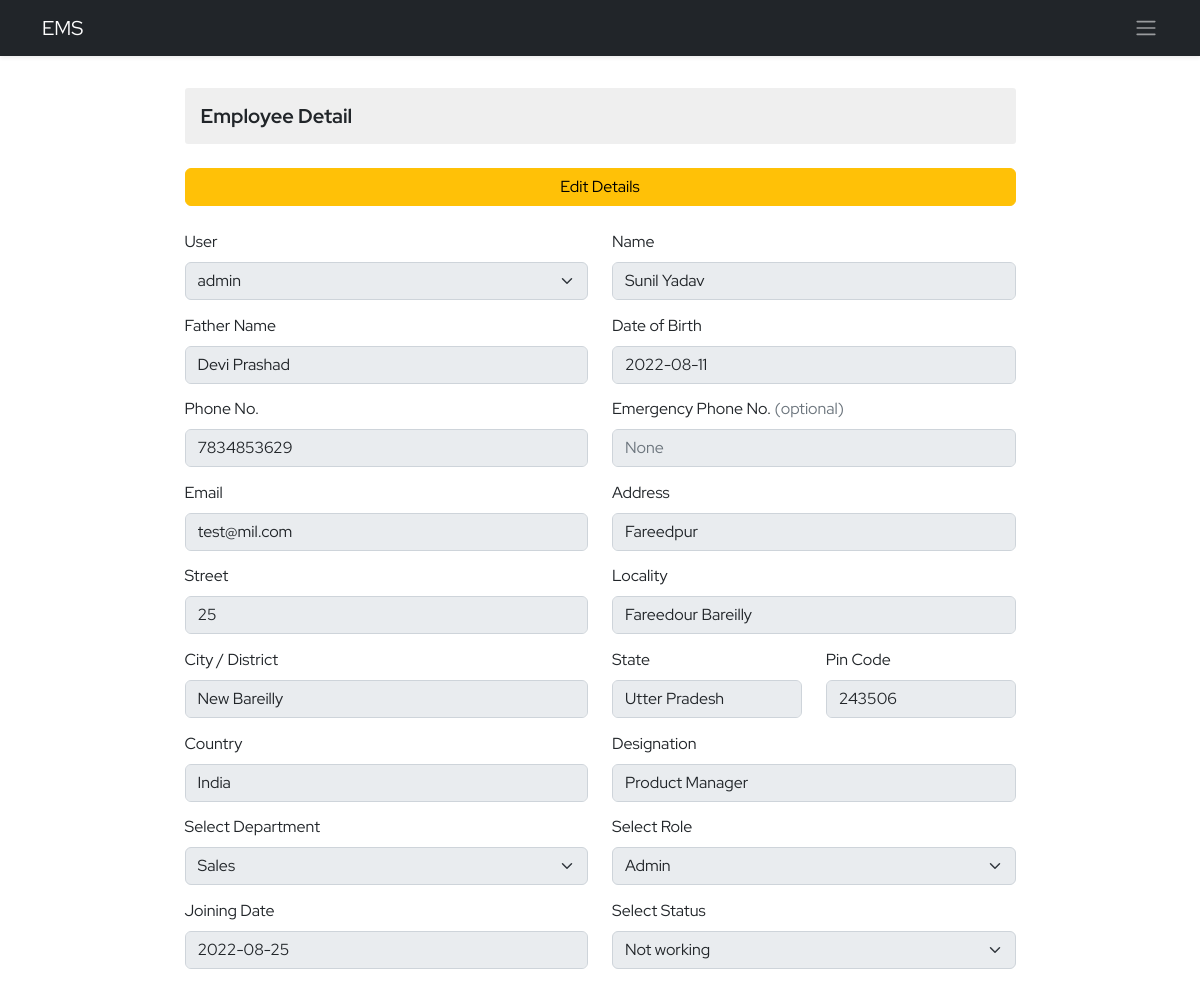
/ems/employee-detail/1/, run on an earlier commit of the app's database.
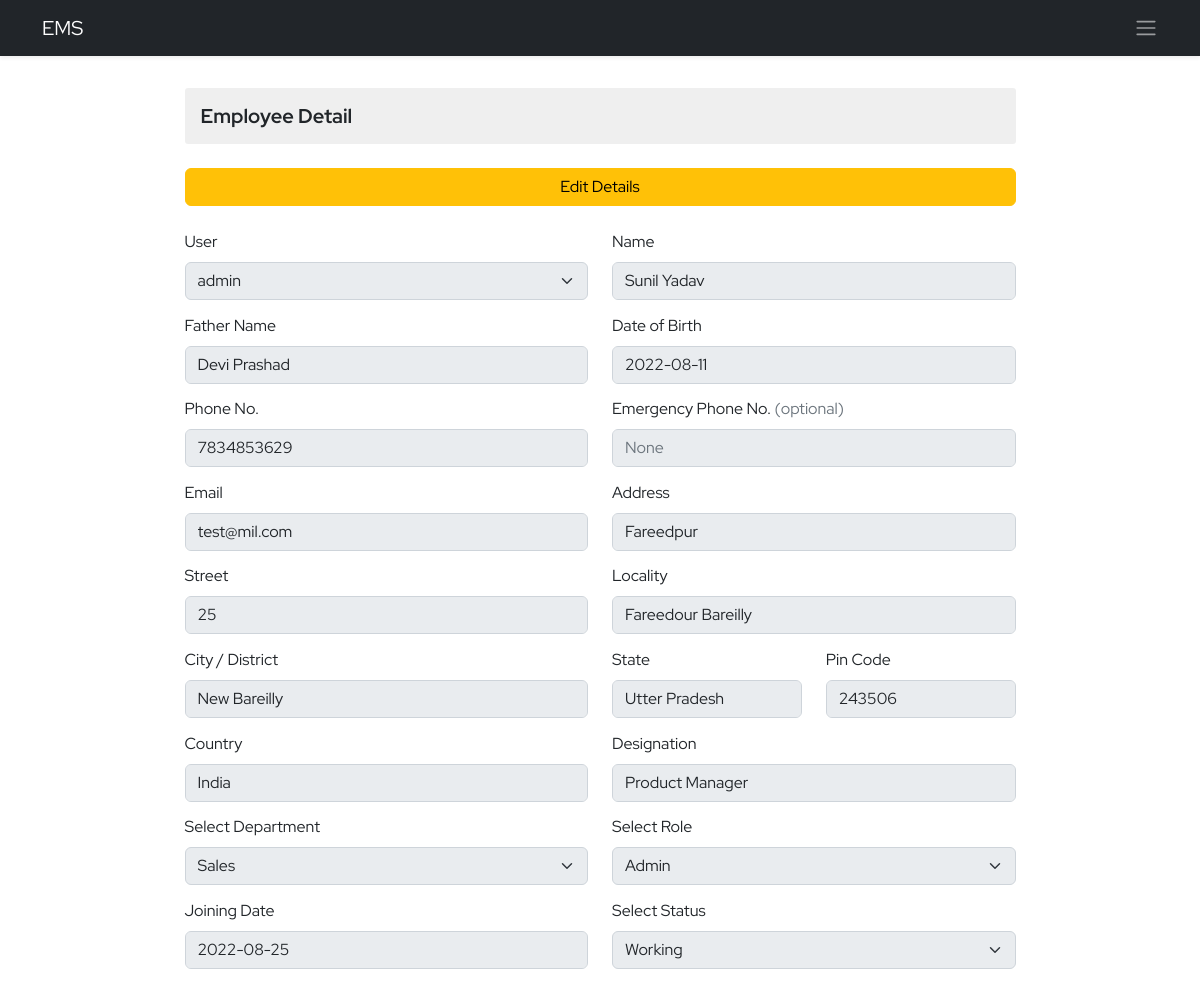
And on a later commit of the database.
### ems/models.py (models this page shows, shortened)
class Employee(models.Model):
    empid=models.AutoField(primary_key=True)
    user=models.OneToOneField(User,on_delete=models.CASCADE)
    name=models.CharField(max_length=50)
    father_name=models.CharField(max_length=50)
    dob=models.DateField()
    email=models.EmailField(max_length=100)
    mobile_no=models.IntegerField()
    emergency_mobile_no=models.IntegerField(null=True,blank=True)
    address=models.OneToOneField(Address, on_delete=models.CASCADE,blank=True, null=True,)
    designation=models.CharField(max_length=70)
    role=models.ForeignKey(Role, on_delete=models.SET_NULL,blank=True, null=True,)
    department=models.ForeignKey(Department, on_delete=models.SET_NULL,blank=True, null=True,)
    joining_date=models.DateField()
    status=models.CharField(max_length=15)

### ems/views.py (the view, shortened to what this page needs)
# urls.py: path('employee-detail/<empid>/',employeeDetail,name='employee-detail'),
def employeeDetail(request, empid):
    context = {}
    try:
        employee_obj = Employee.objects.get(empid=empid)
        user_obj = User.objects.get(username=employee_obj.user)
        department_obj = Department.objects.all()
        role_obj = Role.objects.all()
        context['departments'] = department_obj
        context['roles'] = role_obj
        context['employee_obj'] = employee_obj
        addres_obj = Address.objects.get(user=user_obj)
        context['address_obj'] = addres_obj
    except Exception as e:
        print('Employee Detail Exception : ', e)
    return render(request, 'ems/employee_detail.html', context)

### ems/models.py (called while the page is built)
    def __str__(self):
        return self.name

    def __str__(self):
        return self.name

### ems/templates/ems/employee_detail.html (shortened to what the changed rows need)
{% extends './base.html' %}
{% block body %}
<div class="container py-4">
    <div class="row d-felx justify-content-center align-items-center">
        <div class="col-9">
            <form action="" method="post" class="mt-4 add-employee">
                <div class="row gy-1">
                    <div class="mb-3 col-12 col-sm-6">
                        <label for="select-user" class="form-label">User </label>
                        <select readonly class="form-select employee_detail" aria-label="Default select example"
                            id="select-user" required name="select-user">
                            <option value="{{employee_obj.user}}" selected>{{employee_obj.user}}</option>
                        </select>
                    </div>
                    <div class="mb-3 col-12 col-sm-6">
                        <label for="fname" class="form-label">Name</label>
                        <input type="text" class="form-control employee_detail" id="fname" name="employee-name" required
                            value="{{employee_obj.name}}">
                    </div>
                    <div class="mb-3 col-12 col-sm-6">
                        <label for="father-name" class="form-label">Father Name</label>
                        <input type="text" class="form-control employee_detail" id="father-name" name="father-name"
                            required value="{{employee_obj.father_name}}" readonly>
                    </div>
                    <div class="mb-3 col-12 col-sm-6">
                        <label for="dob" class="form-label">Date of Birth</label>
                        <input type="text" class="form-control employee_detail"
                            value="{{employee_obj.dob | date:'Y-m-d'}}" id="dob" name="employee-dob" required>
                    </div>
                    <div class="mb-3 col-12 col-sm-6">
                        <label for="email" class="form-label">Phone No.</label>
                        <input type="number" class="form-control employee_detail" id="email"
                            value="{{employee_obj.mobile_no}}" name="phone-number" required>
                    </div>
                    <div class="mb-3 col-6">
                        <label for="ephone" class="form-label">Emergency Phone No. <span class="text-muted">(optional)</span> </label>
                        <input type="number" value="{{employee_obj.emergency_mobile_no}}" class="form-control employee_detail" id="ephone" placeholder="None"
                            name="ephone-number">
                    </div>
                    <div class="mb-3 col-12 col-sm-6">
                        <label for="email" class="form-label">Email</label>
                        <input type="email" class="form-control employee_detail" id="email"
                            value="{{employee_obj.email}}" name="email" required>
                    </div>
                    <div class="mb-3 col-12 col-sm-6">
                        <label for="designation" class="form-label">Designation</label>
                        <input type="text" class="form-control employee_detail" id="designation" required
                            value="{{employee_obj.designation}}" name="designation">
                    </div>
                    <div class="mb-3 col-12 col-sm-6">
                        <label for="joining-date" class="form-label">Joining Date</label>
                        <input type="text" class="form-control employee_detail" id="dob" name="joining-date" required
                            value="{{employee_obj.joining_date | date:'Y-m-d' }}">
                    </div>
                    <div class="mb-3 col-12 col-sm-6">
                        <label for="select-status" class="form-label">Select Status</label>
                        <select class="form-select employee_detail" aria-label="Default select example"
                            id="select-status" name="select-status" required>
                            {% if employee_obj.status == 'Working' %}
                            <option value="{{employee_obj.role}}" selected>{{employee_obj.status}}</option>
                            {% else %}
                            <option value="{{employee_obj.role}}" selected>{{employee_obj.status}}</option>
                            {% endif %}
                        </select>
                    </div>
            </form>
        </div>
    </div>
</div>
{% endblock body %}

What changed in the data, as far as the page shows it:
changed Employee "Sunil Yadav": select-status "Not working" → "Working"
